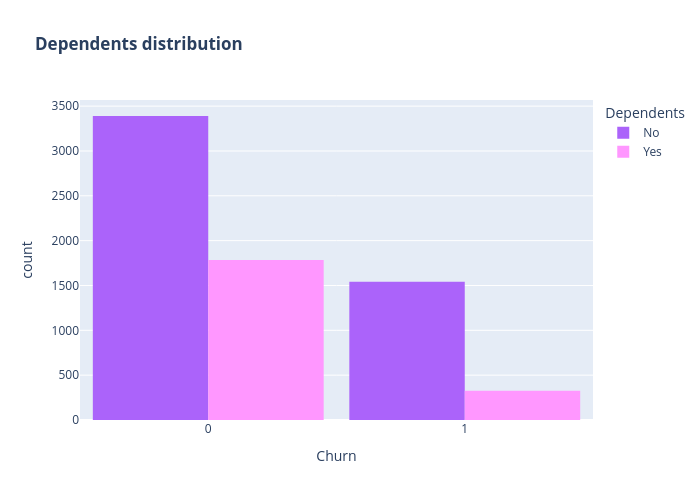

Notebook cell for this chart:
### Code cell
color_map = {"Yes": "#FF97FF", "No": "#AB63FA"}
fig = px.histogram(data_set, x="Churn", color="Dependents", barmode="group", title="<b>Dependents distribution</b>", color_discrete_map=color_map)
fig.update_layout(width=700, height=500, bargap=0.1)
fig.show()

### Figure 1 — Plotly figure (JSON) as saved in the notebook; plotly's stock layout.template omitted (floating-point values rounded to 4 significant figures; data arrays with more than 128 entries replaced by an {"elided": "..."} marker saying what was removed)
{"data": [{"alignmentgroup": "True", "bingroup": "x", "hovertemplate": "Dependents=No<br>Churn=%{x}<br>count=%{y}<extra></extra>", "legendgroup": "No", "marker": {"color": "#AB63FA", "pattern": {"shape": ""}}, "name": "No", "offsetgroup": "No", "orientation": "v", "showlegend": true, "type": "histogram", "x": {"elided": "4933 int values"}, "xaxis": "x", "yaxis": "y"}, {"alignmentgroup": "True", "bingroup": "x", "hovertemplate": "Dependents=Yes<br>Churn=%{x}<br>count=%{y}<extra></extra>", "legendgroup": "Yes", "marker": {"color": "#FF97FF", "pattern": {"shape": ""}}, "name": "Yes", "offsetgroup": "Yes", "orientation": "v", "showlegend": true, "type": "histogram", "x": {"elided": "2110 int values"}, "xaxis": "x", "yaxis": "y"}], "layout": {"bargap": 0.1, "barmode": "group", "height": 500, "legend": {"title": {"text": "Dependents"}, "tracegroupgap": 0}, "title": {"text": "<b>Dependents distribution</b>"}, "width": 700, "xaxis": {"anchor": "y", "domain": [0, 1], "title": {"text": "Churn"}}, "yaxis": {"anchor": "x", "domain": [0, 1], "title": {"text": "count"}}}}
